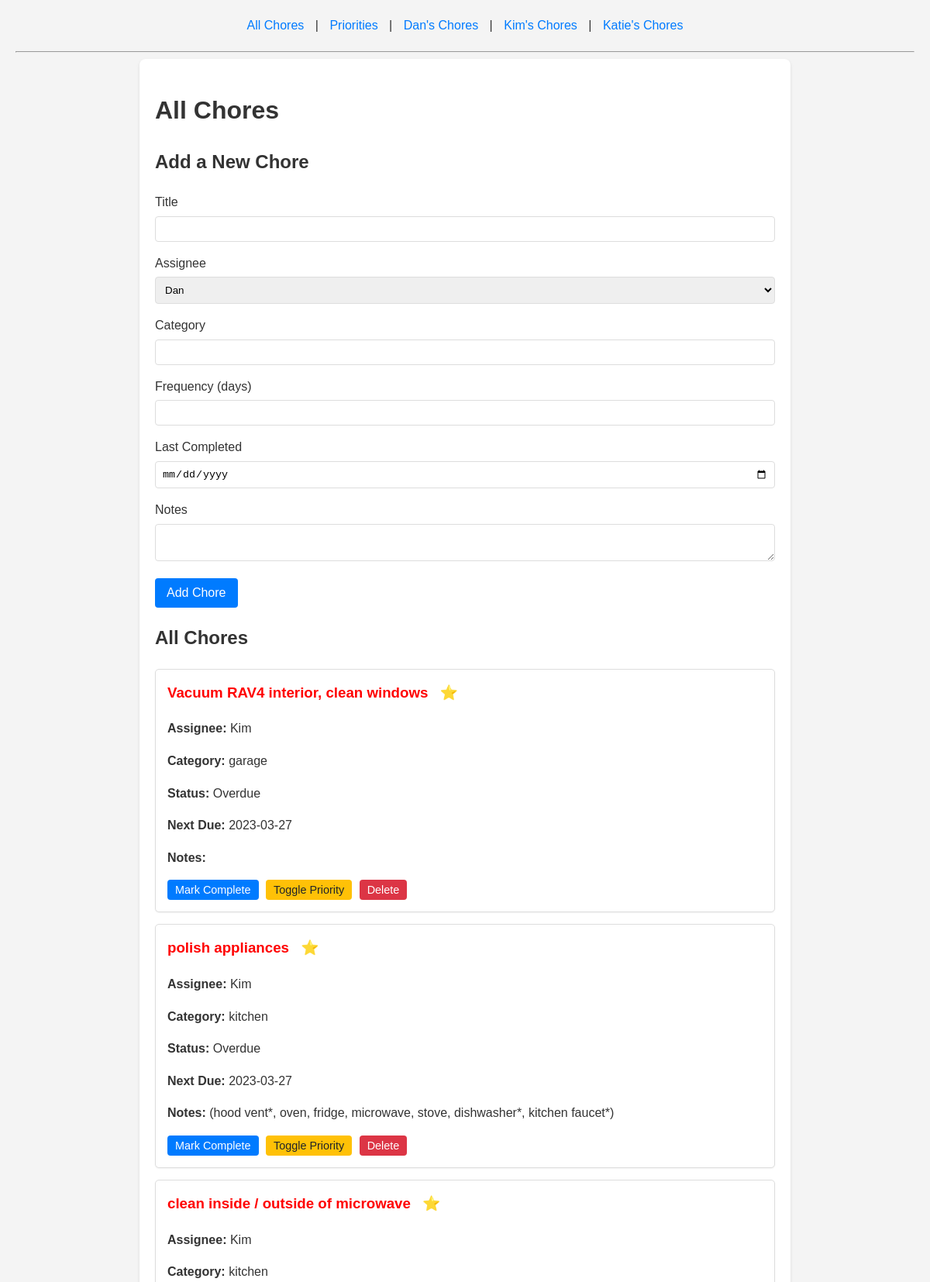
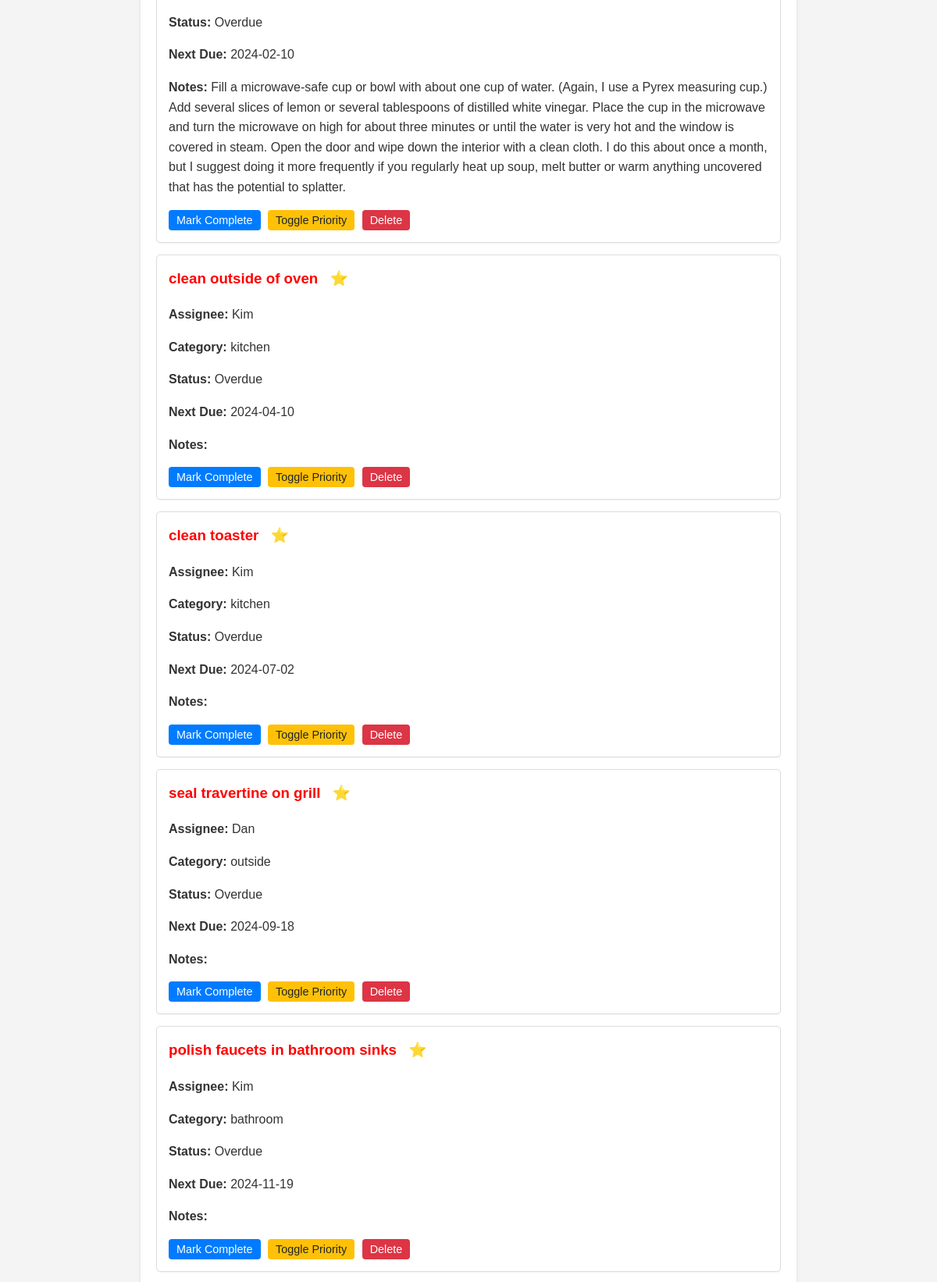
The page / (upper part) on the database its author committed (2 pictures, top to bottom).
### app.py (models this page shows, shortened)
class Chore(db.Model):
    id = db.Column(db.Integer, primary_key=True)
    title = db.Column(db.String(120), nullable=False)
    user_id = db.Column(db.Integer, db.ForeignKey('user.id'), nullable=False)
    category = db.Column(db.String(50))
    frequency = db.Column(db.Integer, nullable=False)  # in days
    last_completed = db.Column(db.Date, default=date.today)
    is_priority = db.Column(db.Boolean, default=False)
    notes = db.Column(db.Text)
    previous_last_completed = db.Column(db.Date)
    @property
    def next_due(self):
        if self.last_completed and self.frequency:
            return self.last_completed + timedelta(days=self.frequency)
        return None
    @property
    def status(self):
        today = date.today()
        next_due_date = self.next_due
        if not next_due_date:
            return "N/A"
        if next_due_date < today:
            return "Overdue"
        if self.frequency > 30:
            if today <= next_due_date <= today + timedelta(days=30):
                return "Due Soon"
        else:
            if today <= next_due_date <= today + timedelta(days=14):
                return "Due Soon"
        return "Completed Recently"

class User(db.Model):
    id = db.Column(db.Integer, primary_key=True)
    name = db.Column(db.String(80), unique=True, nullable=False)
    chores = db.relationship('Chore', backref='assignee', lazy=True)

### app.py (the view)
@app.route('/')
def all_chores():
    status_order = case(
        {"Overdue": 1, "Due Soon": 2, "Completed Recently": 3},
        value=Chore.status,
        else_=4
    )
    chores = Chore.query.all()
    status_map = {"Overdue": 1, "Due Soon": 2, "Completed Recently": 3}
    chores.sort(key=lambda c: (status_map.get(c.status, 4), not c.is_priority, c.next_due, -c.frequency))
    return render_template('index.html', chores=chores, users=User.query.all(), title="All Chores")

### templates/index.html (shortened to what this page needs)
{% extends "layout.html" %}
{% block content %}
<div class="container">
    <h1>{{ title }}</h1>
    <div class="chore-form-container">
        <h2>Add a New Chore</h2>
        <form id="add-chore-form">
            <div class="form-group">
                <label for="title">Title</label>
                <input type="text" id="title" name="title" required>
            </div>
            <div class="form-group">
                <label for="user_id">Assignee</label>
                <select id="user_id" name="user_id" required>
                    {% for user in users %}
                    <option value="{{ user.id }}">{{ user.name }}</option>
                    {% endfor %}
                </select>
            </div>
            <div class="form-group">
                <label for="category">Category</label>
                <input type="text" id="category" name="category">
            </div>
            <div class="form-group">
                <label for="frequency">Frequency (days)</label>
                <input type="number" id="frequency" name="frequency" required>
            </div>
            <div class="form-group">
                <label for="last_completed">Last Completed</label>
                <input type="date" id="last_completed" name="last_completed" required>
            </div>
            <div class="form-group">
                <label for="notes">Notes</label>
                <textarea id="notes" name="notes"></textarea>
            </div>
            <button type="submit">Add Chore</button>
        </form>
    </div>
    <div class="chores-list">
        <h2>All Chores</h2>
        {% for chore in chores %}
        <div class="chore-card" data-chore-id="{{ chore.id }}">
            <h3 class="chore-title {{ chore.status | lower | replace(' ', '-') }}">
                {{ chore.title }}
                {% if chore.is_priority %}
                <span class="priority-icon">⭐</span>
                {% endif %}
            </h3>
            <p><strong>Assignee:</strong> {{ chore.assignee.name }}</p>
            <p><strong>Category:</strong> {{ chore.category }}</p>
            <p><strong>Status:</strong> {{ chore.status }}</p>
            <p><strong>Next Due:</strong> {{ chore.next_due.strftime('%Y-%m-%d') if chore.next_due else 'N/A' }}</p>
            <p><strong>Notes:</strong> {{ chore.notes }}</p>
            <div class="chore-actions">
                <button class="complete-btn">Mark Complete</button>
                <button class="priority-btn">Toggle Priority</button>
                <button class="delete-btn">Delete</button>
            </div>
        </div>
        {% else %}
        <p>No chores found. Add one above!</p>
        {% endfor %}
    </div>
</div>
{% endblock %}

### templates/layout.html (shortened to what this page needs)
<!doctype html>
<html lang="en">
  <head>
    <link rel="stylesheet" href="{{ url_for('static', filename='css/style.css') }}">
  </head>
  <body>
    <nav>
      <a href="{{ url_for('all_chores') }}">All Chores</a> |
      <a href="{{ url_for('priorities') }}">Priorities</a> |
      <a href="{{ url_for('my_chores', username='Dan') }}">Dan's Chores</a> |
      <a href="{{ url_for('my_chores', username='Kim') }}">Kim's Chores</a> |
      <a href="{{ url_for('my_chores', username='Katie') }}">Katie's Chores</a>
    </nav>
    <hr>
    <main>
      {% block content %}{% endblock %}
    </main>
  </body>
</html>

### static/css/style.css (style rules this page uses)
body { font-family: sans-serif; background-color: #f4f4f4; color: #333; line-height: 1.6; margin: 0; padding: 20px; }
.container { max-width: 800px; margin: auto; background: #fff; padding: 20px; border-radius: 8px; box-shadow: 0 2px 4px rgba(0,0,0,0.1); }
nav { margin-bottom: 20px; text-align: center; }
nav a { text-decoration: none; color: #007bff; margin: 0 10px; }
h1, h2, h3 { color: #333; }
.chore-form-container, .chores-list { margin-top: 20px; }
.form-group { margin-bottom: 15px; }
.form-group label { display: block; margin-bottom: 5px; }
.form-group input[type="text"], .form-group input[type="number"], .form-group input[type="date"], .form-group select, .form-group textarea { width: 100%; padding: 8px; border: 1px solid #ddd; border-radius: 4px; box-sizing: border-box; }
button { background-color: #007bff; color: white; padding: 10px 15px; border: none; border-radius: 4px; cursor: pointer; font-size: 1em; }
.chore-card { background: #fff; border: 1px solid #ddd; padding: 15px; margin-bottom: 15px; border-radius: 5px; box-shadow: 0 1px 2px rgba(0,0,0,0.05); }
.chore-title { margin-top: 0; }
.chore-title.overdue { color: red; }
.priority-icon { margin-left: 10px; }
.chore-actions button { margin-right: 5px; font-size: 0.9em; padding: 5px 10px; }
.delete-btn { background-color: #dc3545; }
.priority-btn { background-color: #ffc107; color: #212529; }

### rows shown on the page
Chore: title "Vacuum RAV4 interior, clean windows", assignee.name "Kim", category "garage", status "Overdue", next_due "2023-03-27"
Chore: title "polish appliances", assignee.name "Kim", category "kitchen", status "Overdue", next_due "2023-03-27", notes "(hood vent*, oven, fridge, microwave, stove, dishwasher*, kitchen faucet*)"
Chore: title "clean inside / outside of microwave", assignee.name "Kim", category "kitchen", status "Overdue", next_due "2024-02-10", notes "Fill a microwave-safe cup or bowl with about one cup of water. (Again, I use a Pyrex measuring cup.) Add several slices of lemon or several tablespoons of distilled white vinegar. Place the cup in the microwave and turn the microwave on high for about three minutes or until the water is very hot and the window is covered in steam. Open the door and wipe down the interior with a clean cloth. I do this about once a month, but I suggest doing it more frequently if you regularly heat up soup, melt butter or warm anything uncovered that has the potential to splatter."
Chore: title "clean outside of oven", assignee.name "Kim", category "kitchen", status "Overdue", next_due "2024-04-10"
Chore: title "clean toaster", assignee.name "Kim", category "kitchen", status "Overdue", next_due "2024-07-02"
Chore: title "seal travertine on grill", assignee.name "Dan", category "outside", status "Overdue", next_due "2024-09-18"
Chore: title "polish faucets in bathroom sinks", assignee.name "Kim", category "bathroom", status "Overdue", next_due "2024-11-19"

### other values the page prints
{{ title }} "All Chores"
form field user_id "Dan"
